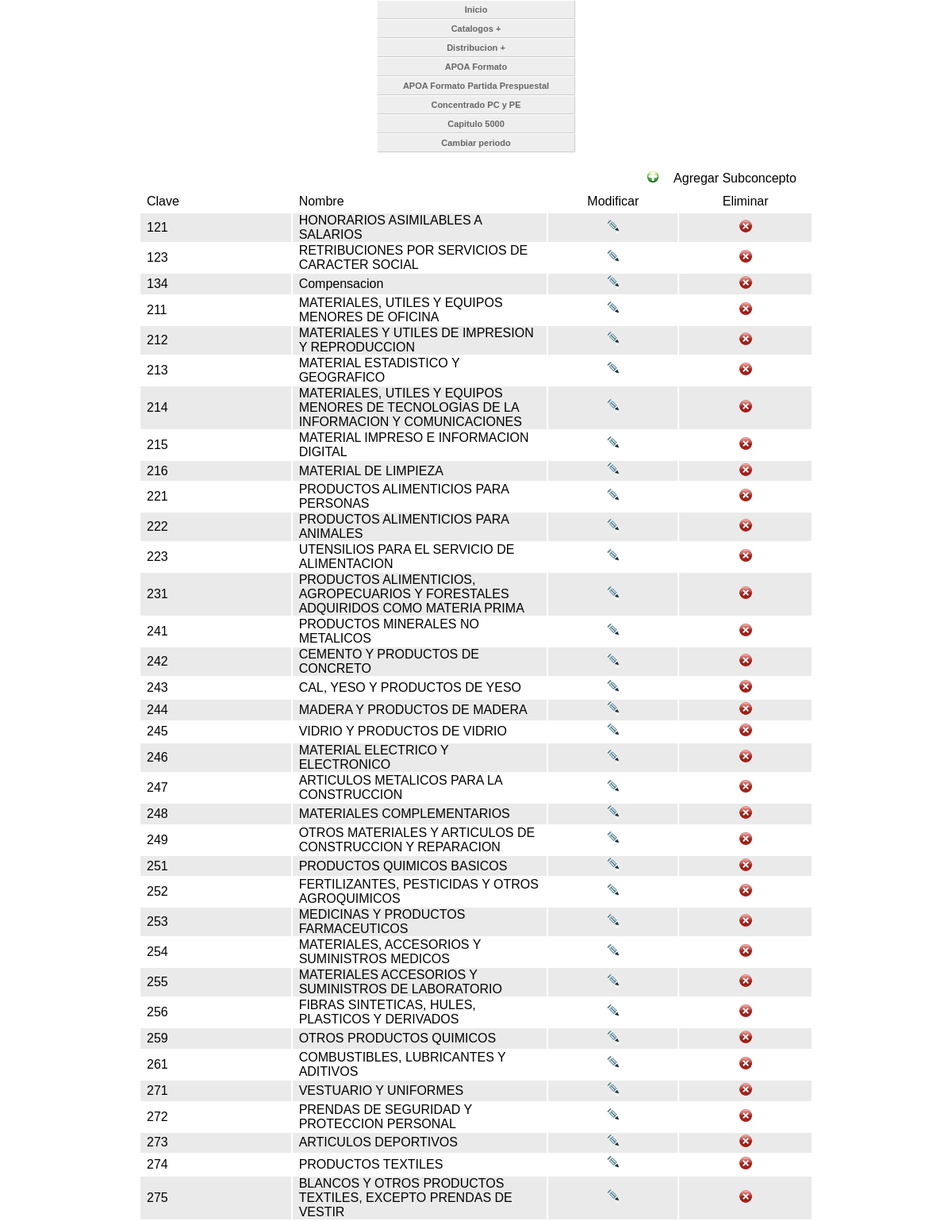
Screenshot of /TSubconcepto.php (upper part) with the database file from the repository.
### tables this page shows
CREATE TABLE `subcapitulo2` (
  `clave` int(11) NOT NULL,
  `id_subcapitulo` int(11) default NULL,
  `nombre` longtext,
  `descripcion` longtext,
  `periodo` varchar(20) default NULL,
  `id_subcapitulo2` int(11) NOT NULL auto_increment,
  PRIMARY KEY  (`id_subcapitulo2`)
);

### TSubconcepto.php (the view, shortened to what this page needs)
<!DOCTYPE html PUBLIC "-//W3C//DTD XHTML 4.01 Transitional//EN" "http://www.w3.org/TR/xhtml1/DTD/xhtml1-transitional.dtd">
<html xmlns="http://www.w3.org/1999/xhtml">
<head>
</head>
<body onload="cargar();" onunload="window.opener.history.go(0);" >
<div  align="center" class="cssMenu">
							<ul id="navmenu">
  <li><a href="index_menu.php">Inicio</a></li>
  <li><a >Catalogos +</a>
  </li>
  <li><a href="#">Distribucion +</a>
  </li>
  <li><a  href="combo_apoa.php">APOA Formato</a></li>
  <li><a   href="APOApartidaPresupuestal.php">APOA Formato Partida Prespuestal</a></li>
  <li><a  href="programa_operativo_anual.php">Concentrado PC y PE</a></li>
  <li><a href="formato_capitulo5000.php">Capitulo 5000</a></li>
  <li><a href="index.php">Cambiar periodo</a></li>
</ul>
						</div>
<form id="form1" name="form1" method="post" action="TCapitulo.php">
  <table width="850" border="0" align="center">
    <tr>
      <td colspan="8"><table width="100%" border="0">
        <tr>
          <td width="76%">&nbsp;</td>
          <td width="3%"><a href="AgregarSubconcepto.php" title="Agregar Subconcepto" rel="gb_page_center[700,350]"><img src="imagenes/add.png" width="16" height="16" alt="Agregar" border="0" /></a></td>
          <td width="21%">Agregar Subconcepto </td>
        </tr>
      </table></td>
    </tr>
    <tr>
      <td width="133">Clave</td>
      <td width="236">Nombre</td>
      <td width="112"><div align="center">Modificar</div></td>
      <td width="115"><div align="center">Eliminar</div></td>
    </tr>
<?PHP
	$Sql="SELECT * FROM subcapitulo2 order by clave";
	$ISql = mysql_query($Sql);
	$num=mysql_num_rows($ISql);
	if($num>0)
	{
		$a=1;
		while($row = mysql_fetch_array($ISql))
		{
		if($a==0)
		{
		?>
            <? $a=1;}else{?>
            <tr class="odd">
			<? $a=0;}?>
      			<td><? echo $row[0]; ?></td>
		      	<td><? echo $row[2]; ?></td>
      			<td align="center"><div align="center"><a href="ModificaSubconcepto.php?idd=<?=$row[0]; ?>"  title="Modificar Subconcepto" rel="gb_page_center[740,450]"><img src="imagenes/ico_edit.gif" width="15" border="0" height="17"/></a></div></td>
      			<td align="center"><div align="center"><img src="images/delete.gif" border="0" width="16" height="16" alt="Eliminar" onclick="eliminar('<?=$row[0];?>');" /></div></td>
    		</tr>
    <?
		}
	}
?>
  </table>
</form>
<link type="text/css" rel="stylesheet" href="stylesheets/TableGear.css" />
<link href="greybox/gb_styles.css" rel="stylesheet" type="text/css" />
</body>
</html>

### cssmenuhorizontal.css (style rules this page uses)
ul#navmenu, ul#navmenu li, ul#navmenu ul { margin: 0; border: 0 none; padding: 0; width: 250px; list-style: none; }
ul#navmenu li { display: block !important; display: inline; position: relative; }
ul#navmenu a { border: 1px solid #FFF; border-right-color: #CCC; border-bottom-color: #CCC; padding: 0 6px; display: block; background: #EEE; color: #666; font: bold 11px/22px Verdana, Arial, Helvetica, sans-serif; text-decoration: none; height: auto !important; height: 100%; }

### stylesheets/TableGear.css (style rules this page uses)
body { margin: 0 auto; padding: 0 20px 20px 20px; font-family: Tahoma, Helvetica, Arial, sans-serif; }
form { padding: 1em; }
tr.odd { background-color: #eaeaea; }
th,td { text-align: left; }
td { height: 1.6em; padding: 0 0.5em; }

### TSubconcepto.php (style rules this page uses)
a { color: #900; text-decoration: none; }

### rows the page displays
subcapitulo2: clave "121", nombre "HONORARIOS ASIMILABLES A SALARIOS"
subcapitulo2: clave "123", nombre "RETRIBUCIONES POR SERVICIOS DE CARACTER SOCIAL"
subcapitulo2: clave "134", nombre "Compensacion"
subcapitulo2: clave "211", nombre "MATERIALES, UTILES Y EQUIPOS MENORES DE OFICINA"
subcapitulo2: clave "212", nombre "MATERIALES Y UTILES DE IMPRESION Y REPRODUCCION"
subcapitulo2: clave "213", nombre "MATERIAL ESTADISTICO Y GEOGRAFICO"
subcapitulo2: clave "214", nombre "MATERIALES, UTILES Y EQUIPOS MENORES DE TECNOLOGIAS DE LA INFORMACION Y COMUNICACIONES"
subcapitulo2: clave "215", nombre "MATERIAL IMPRESO E INFORMACION DIGITAL"
subcapitulo2: clave "216", nombre "MATERIAL DE LIMPIEZA"
subcapitulo2: clave "221", nombre "PRODUCTOS ALIMENTICIOS PARA PERSONAS"
subcapitulo2: clave "222", nombre "PRODUCTOS ALIMENTICIOS PARA ANIMALES"
subcapitulo2: clave "223", nombre "UTENSILIOS PARA EL SERVICIO DE ALIMENTACION"
subcapitulo2: clave "231", nombre "PRODUCTOS ALIMENTICIOS, AGROPECUARIOS Y FORESTALES ADQUIRIDOS COMO MATERIA PRIMA"
subcapitulo2: clave "241", nombre "PRODUCTOS MINERALES NO METALICOS"
subcapitulo2: clave "242", nombre "CEMENTO Y PRODUCTOS DE CONCRETO"
subcapitulo2: clave "243", nombre "CAL, YESO Y PRODUCTOS DE YESO"
subcapitulo2: clave "244", nombre "MADERA Y PRODUCTOS DE MADERA"
subcapitulo2: clave "245", nombre "VIDRIO Y PRODUCTOS DE VIDRIO"
subcapitulo2: clave "246", nombre "MATERIAL ELECTRICO Y ELECTRONICO"
subcapitulo2: clave "247", nombre "ARTICULOS METALICOS PARA LA CONSTRUCCION"
subcapitulo2: clave "248", nombre "MATERIALES COMPLEMENTARIOS"
subcapitulo2: clave "249", nombre "OTROS MATERIALES Y ARTICULOS DE CONSTRUCCION Y REPARACION"
subcapitulo2: clave "251", nombre "PRODUCTOS QUIMICOS BASICOS"
subcapitulo2: clave "252", nombre "FERTILIZANTES, PESTICIDAS Y OTROS AGROQUIMICOS"
subcapitulo2: clave "253", nombre "MEDICINAS Y PRODUCTOS FARMACEUTICOS"
subcapitulo2: clave "254", nombre "MATERIALES, ACCESORIOS Y SUMINISTROS MEDICOS"
subcapitulo2: clave "255", nombre "MATERIALES ACCESORIOS Y SUMINISTROS DE LABORATORIO"
subcapitulo2: clave "256", nombre "FIBRAS SINTETICAS, HULES, PLASTICOS Y DERIVADOS"
subcapitulo2: clave "259", nombre "OTROS PRODUCTOS QUIMICOS"
subcapitulo2: clave "261", nombre "COMBUSTIBLES, LUBRICANTES Y ADITIVOS"
subcapitulo2: clave "271", nombre "VESTUARIO Y UNIFORMES"
subcapitulo2: clave "272", nombre "PRENDAS DE SEGURIDAD Y PROTECCION PERSONAL"
subcapitulo2: clave "273", nombre "ARTICULOS DEPORTIVOS"
subcapitulo2: clave "274", nombre "PRODUCTOS TEXTILES"
subcapitulo2: clave "275", nombre "BLANCOS Y OTROS PRODUCTOS TEXTILES, EXCEPTO PRENDAS DE VESTIR"
